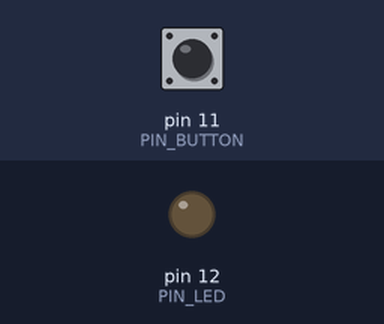
Bench run of a sketch on a simulated Arduino Uno, built with avr-gcc and run on an emulated ATmega328P. Shown: output pins drawn as LEDs (lit = HIGH). The inputs (shaded band) are chosen by the test bench; at power-on: pin 11 (PIN_BUTTON) HIGH.

Above: at 1.2 s.
1.3 s: pin 11 (PIN_BUTTON) pulled LOW for 0.15 s
At 2.3 s:
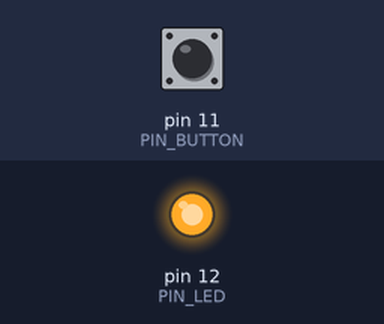
2.9 s: pin 11 (PIN_BUTTON) pulled LOW for 1 s
At 3.6 s:
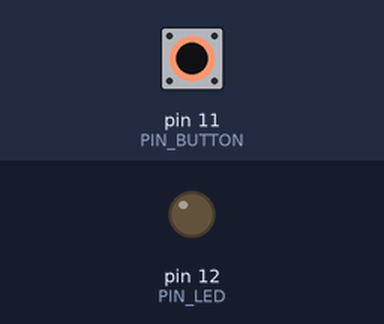
5.4 s: pin 11 (PIN_BUTTON) pulled LOW for 3.2 s
At 6.9 s:
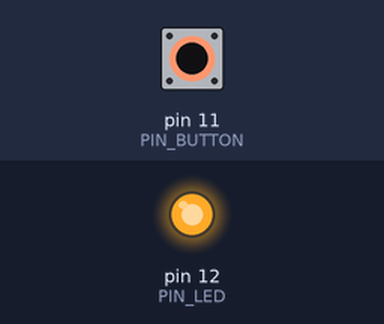
Timing chart, 0 to 8.4 s (numbered marks = the images above; inputs shaded):
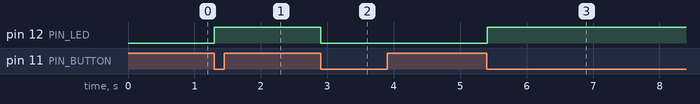

The sketch:

DuinoLab_6_INPUT_PULLUP.ino
```cpp
#include <Arduino.h>

const int PIN_BUTTON = 11;
const int PIN_LED = 12;

bool led_on = false;
bool button_ready = true;

void setup() {
    pinMode( PIN_LED, OUTPUT );
    pinMode( PIN_BUTTON, INPUT_PULLUP );
}

void loop() {

    if( digitalRead(PIN_BUTTON) == LOW && button_ready ) {

        if( led_on ) {
            digitalWrite( PIN_LED, LOW );
            led_on = false;
        } else {
            digitalWrite( PIN_LED, HIGH );
            led_on = true;
        }

        button_ready = false;
    } else if( digitalRead(PIN_BUTTON) == HIGH && !button_ready ) {
        button_ready = true;
    }

    delay( 10 );
}
```

Measured:
- after the input at 1.3 s, pin 12 (PIN_LED): LOW → HIGH at once
- after the input at 2.9 s, pin 12 (PIN_LED): HIGH → LOW at once
- after the input at 5.4 s, pin 12 (PIN_LED): LOW → HIGH at once
